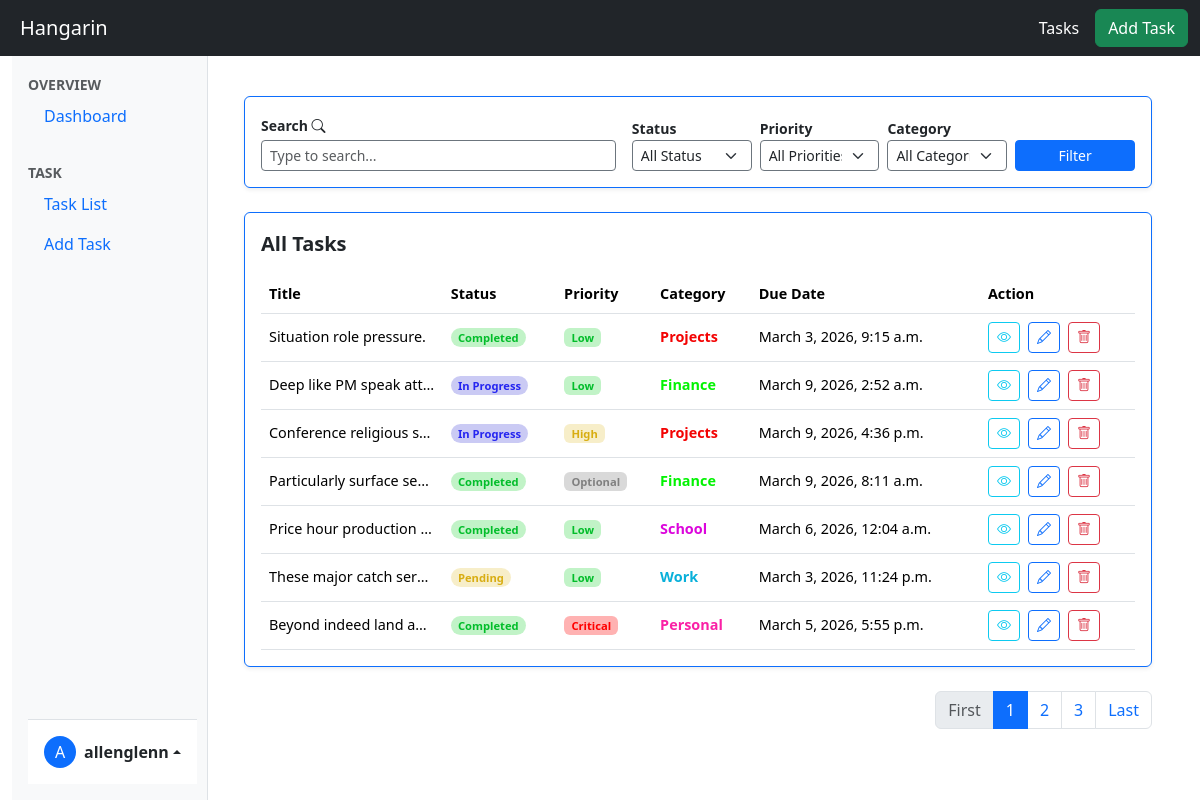
Page /taskList (signed in) on the committed database.
### Hangarin/models.py (models this page shows, shortened)
class BaseModel(models.Model):
    created_at = models.DateTimeField(auto_now_add=True, db_index=True)
    updated_at = models.DateTimeField(auto_now=True)
    class Meta:
        abstract =True

class Task(BaseModel):
    title = models.CharField(max_length=200)
    description = models.CharField(max_length=500)
    deadline = models.DateTimeField(default=timezone.now)
    status = models.CharField(
        max_length=50,
        choices=[
        ("Pending", "Pending"),
        ("In Progress ", "In Progress"),
        ("Completed", "Completed"),
        ],
        default="Pending"
    )
    category = models.ForeignKey(Category, on_delete=models.CASCADE)
    priority = models.ForeignKey(Priority, on_delete=models.CASCADE)

class Priority(BaseModel):
    name = models.CharField(max_length=50)
    class Meta:
        verbose_name = "Priority"
        verbose_name_plural = "Priorities"
    def __str__(self):
        return self.name

class Category(BaseModel):
    name = models.CharField(max_length=50)
    class Meta:
        verbose_name = "Category"
        verbose_name_plural = "Categories"
    def __str__(self):
        return self.name

### Hangarin/views.py (the view)
# urls.py: path('taskList', TaskListView.as_view(), name='taskList'),
class TaskListView(ListView):
    model = Task
    template_name = 'taskList.html'
    context_object_name = 'taskList'
    paginate_by = 7
    def get_context_data(self, **kwargs):
        context = super().get_context_data(**kwargs)
        context["model"] = "Tasks"
        return context

### Hangarin/templates/taskList.html (shortened to what this page needs)
{% extends 'base.html' %}
{% load static %}
{% block content %}
<div class="container-fluid py-3">
    <div class="card p-3 shadow-sm border-top border-bottom border-start border-primary">
        <form action="" method="get">
            <div class="row g-3 align-items-end">
                <div class="col-12 col-lg-5">
                    <label for="searchbar" class="fw-bold mb-1 small">Search <i class="bi bi-search"></i></label>
                    <input type="text" name="q" class="form-control border-secondary form-control-sm" id="searchbar" placeholder="Type to search...">
                </div>
                <div class="col-12 col-lg-7">
                    <div class="row g-2 align-items-end justify-content-end">
                        <div class="col-6 col-md-3">
                            <label for="status" class="small fw-bold">Status</label>
                            <select name="status" id="status" class="form-select form-select-sm border-secondary">
                                <option value="">All Status</option>
                            </select>
                        </div>
                        <div class="col-6 col-md-3">
                            <label for="priority" class="small fw-bold">Priority</label>
                            <select name="priority" id="priority" class="form-select form-select-sm border-secondary">
                                <option value="">All Priorities</option>
                            </select>
                        </div>
                        <div class="col-6 col-md-3">
                            <label for="category" class="small fw-bold">Category</label>
                            <select name="category" id="category" class="form-select form-select-sm border-secondary">
                                <option value="">All Categories</option>
                            </select>
                        </div>
                        <div class="col-6 col-md-3">
                            <button type="submit" class="btn btn-primary btn-sm w-100">Filter</button>
                        </div>
                    </div>
                </div>
            </div>
        </form>
    </div>
    <div class="card p-3 mt-4 shadow-sm border-top border-bottom border-start border-primary">
        <div class="row">
            <div class="col-12">
                <p class="fw-bold fs-5 fs-sm-6">All Tasks</p>
            </div>
            <div class="table-responsive-custom">
                <table class="table table-hover mb-0">
                    <thead>
                        <tr>
                            <th scope="col">Title</th>
                            <th scope="col">Status</th>
                            <th scope="col">Priority</th>
                            <th scope="col">Category</th>
                            <th scope="col">Due Date</th>
                            <th scope="col">Action</th>
                        </tr>
                    </thead>
                    <tbody>
                        {% for object in object_list %}
                        <tr>
                            <td class="text-truncate" style="max-width: 150px;">{{ object.title }}</td>
                            <td><span class="badge rounded-pill
                                    {% if object.status == 'Pending' %}status-pending
                                    {% elif object.status == 'In Progress ' %}status-ongoing
                                    {% elif object.status == 'Completed' %}status-completed
                                    {% endif %}" style="font-size: 0.7rem;">{{ object.status }}</span></td>
                            <td><span class="badge
                                    {% if object.priority.name == 'Low' %}status-completed
                                    {% elif object.priority.name == 'Medium' %}status-ongoing
                                    {% elif object.priority.name == 'High' %}status-pending
                                    {% elif object.priority.name == 'Optional' %}priority-optional
                                    {% elif object.priority.name == 'Critical' %}priority-critical
                                    {% endif %}" style="font-size: 0.7rem;">
                                {{ object.priority }}
                            </span></td>
                            <td><span class="fw-bold
                                    {% if object.category.name == 'School' %}category-purple
                                    {% elif object.category.name == 'Projects' %}category-red
                                    {% elif object.category.name == 'Personal' %}category-pink
                                    {% elif object.category.name == 'Work' %}category-darkPurple
                                    {% elif object.category.name == 'Finance' %}category-green
                                    {% endif %}">
                            {{ object.category }}</span></td>
                            <td class="text-nowrap">{{ object.deadline }}</td>
                            <td class="text-nowrap">
                                <div class="d-flex gap-2">
                                    <a href="#" class="btn btn-sm btn-outline-info" title="View">
                                        <i class="bi bi-eye"></i>
                                    </a>
                                    <a href="{% url 'taskUpdate' object.pk %}" class="btn btn-sm btn-outline-primary" title="Edit">
                                        <i class="bi bi-pencil"></i>
                                    </a>
                                    <a href="#" class="btn btn-sm btn-outline-danger" title="Delete">
                                        <i class="bi bi-trash"></i>
                                    </a>
                                </div>
                            </td>
                        </tr>
                        {% empty %}
                        <tr>
                            <td colspan="5" class="text-center text-muted py-4">No tasks found.</td>
                        </tr>
                        {% endfor %}
                    </tbody>
                </table>
            </div>
        </div>
    </div>
    {% include 'includes/pagination.html' %}
</div>
{% endblock %}

### Hangarin/templates/base.html (shortened to what this page needs)
{% load static %}
<!DOCTYPE html>
<html lang="en">
<head>
    <link rel="stylesheet" href="{% static 'css/stylesheet.css' %}">
    <link href="https://cdn.jsdelivr.net/npm/bootstrap@5.3.8/dist/css/bootstrap.min.css" rel="stylesheet">
    <link rel="stylesheet" href="https://cdn.jsdelivr.net/npm/bootstrap-icons@1.11.3/font/bootstrap-icons.css">
  </head>
<body>
  <nav class="navbar navbar-dark bg-dark">
    <div class="container-fluid">
      <div class="d-flex justify-content-between align-items-center w-100 ms-2">
        <span class="navbar-brand">Hangarin</span>
        <div class="d-flex align-items-center gap-3">
          <span class="text-white">{{ model }}</span>
          <a href="{% url 'taskCreate' %}">
            <button class="btn btn-success">Add Task</button>
          </a>
        </div>
      </div>
    </div>
  </nav>
  <div class="container-fluid">
    <div class="row g-0">
      <div class="offcanvas-md offcanvas-start bg-light border-end col-md-2 p-0"
           id="sidebar"
           style="height: calc(100vh - 56px);">
        <div class="offcanvas-body p-3 d-flex flex-column h-100">
          <ul class="nav flex-column w-100 vh-100 d-flex">
            <div class="mb-4">
              <span class="text-muted small fw-bold">OVERVIEW</span>
              <li class="nav-item"><a class="nav-link" href="/">Dashboard</a></li>
            </div>
            <div>
              <span class="text-muted small fw-bold">TASK</span>
              <li class="nav-item"><a class="nav-link" href="{% url 'taskList' %}">Task List</a></li>
              <li class="nav-item"><a class="nav-link" href="#">Add Task</a></li>
            </div>
            <div class="mt-auto border-top p-3 bg-white">
              <div class="dropup">
                <a href="#" class="d-flex align-items-center text-dark text-decoration-none dropdown-toggle" data-bs-toggle="dropdown" aria-expanded="false">
                  <div class="bg-primary text-white rounded-circle d-flex align-items-center justify-content-center me-2" style="width: 32px; height: 32px;">
                    {{ user.username|slice:":1"|upper|default:"U" }}
                  </div>
                  <strong>{{ user.username|default:"Guest" }}</strong>
                </a>
              </div>
            </div>
          </ul>
        </div>
      </div>
      <main class="col-md-10 ms-sm-auto px-md-4 py-4 main-content">
        {% block content %}
        {% endblock %}
      </main>
    </div>
  </div>
</body>
</html>

### Hangarin/static/css/stylesheet.css (style rules this page uses)
.table th, .table td { font-size: clamp(0.75rem, 0.8vw + 0.4rem, 0.9rem); vertical-align: middle; }
.table-responsive-custom { overflow-x: auto; -webkit-overflow-scrolling: touch; }
.status-pending { background-color: rgba(228, 200, 77, 0.3); color: #d8ad12 !important; }
.status-ongoing { background-color: rgba(79, 79, 218, 0.3); color: rgb(37, 37, 240) !important; }
.status-completed { background-color: rgba(50, 215, 69, 0.3); color:rgb(2, 189, 42) !important; }
.priority-optional { background-color: rgba(128, 128, 128, 0.3); color: rgb(128, 128, 128) !important; }
.priority-critical { background-color: rgba(255, 0, 0, 0.3); color: rgb(255, 0, 0) !important; }
.category-purple { color: rgb(220, 5, 220) !important; }
.category-red { color: rgb(243, 3, 3); }
.category-green { color: rgb(3, 243, 3); }
.category-pink { color: rgb(250, 33, 166); }
.category-darkPurple { color: rgb(9, 176, 218); }
@media (min-width: 992px) { body { overflow-y: hidden; } }

### rows in the picture
Task: title "Situation role pressure.", status "Completed", priority "Low", category "Projects", deadline "March 3, 2026, 9:15 a.m."
Task: title "Deep like PM speak att…", status "In Progress", priority "Low", category "Finance", deadline "March 9, 2026, 2:52 a.m."
Task: title "Conference religious s…", status "In Progress", priority "High", category "Projects", deadline "March 9, 2026, 4:36 p.m."
Task: title "Particularly surface se…", status "Completed", priority "Optional", category "Finance", deadline "March 9, 2026, 8:11 a.m."
Task: title "Price hour production…", status "Completed", priority "Low", category "School", deadline "March 6, 2026, 12:04 a.m."
Task: title "These major catch ser…", status "Pending", priority "Low", category "Work", deadline "March 3, 2026, 11:24 p.m."
Task: title "Beyond indeed land a…", status "Completed", priority "Critical", category "Personal", deadline "March 5, 2026, 5:55 p.m."

### other values in the picture
{{ model }} "Tasks"
{{ user.username|slice:":1"|upper|default:"U" }} "A"
{{ user.username|default:"Guest" }} "allenglenn"
{{ page_num }} "1"
{{ page_num }} "2" "3"
